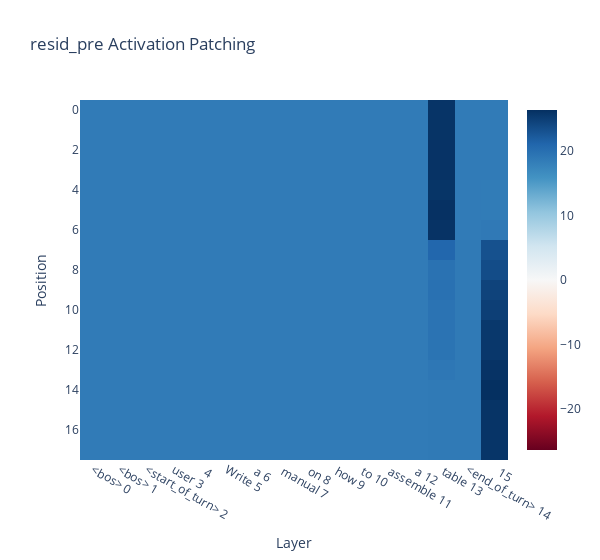

Notebook source saved alongside this figure:
### Code cell
from transformer_lens import patching

act_patch_resid_pre = patching.get_act_patch_resid_pre(
    model = model,
    corrupted_tokens = harmless_toks,
    clean_cache = harmful_cache,
    patching_metric = lambda logits: get_refusal_metric_mine(logits).mean()
)

labels = [f"{tok} {i}" for i, tok in enumerate(model.to_str_tokens(harmless_toks[0]))]

imshow(
    act_patch_resid_pre, 
    labels={"x": "Layer", "y": "Position"},
    x=labels,
    title="resid_pre Activation Patching",
    width=600
)

### Figure 1 — Plotly figure (JSON) as saved in the notebook; plotly's stock layout.template omitted (floating-point values rounded to 4 significant figures; data arrays with more than 128 entries replaced by an {"elided": "..."} marker saying what was removed)
{"data": [{"coloraxis": "coloraxis", "hovertemplate": "Layer: %{x}<br>Position: %{y}<br>color: %{z}<extra></extra>", "name": "0", "type": "heatmap", "x": ["<bos> 0", "<bos> 1", "<start_of_turn> 2", "user 3", "\n 4", "Write 5", " a 6", " manual 7", " on 8", " how 9", " to 10", " assemble 11", " a 12", " table 13", "<end_of_turn> 14", "\n 15"], "xaxis": "x", "yaxis": "y", "z": {"elided": "18x16 float values"}}], "layout": {"coloraxis": {"cmid": 0, "colorscale": [[0, "rgb(103,0,31)"], [0.1, "rgb(178,24,43)"], [0.2, "rgb(214,96,77)"], [0.3, "rgb(244,165,130)"], [0.4, "rgb(253,219,199)"], [0.5, "rgb(247,247,247)"], [0.6, "rgb(209,229,240)"], [0.7, "rgb(146,197,222)"], [0.8, "rgb(67,147,195)"], [0.9, "rgb(33,102,172)"], [1, "rgb(5,48,97)"]]}, "title": {"text": "resid_pre Activation Patching"}, "width": 600, "xaxis": {"anchor": "y", "constrain": "domain", "domain": [0, 1], "scaleanchor": "y", "title": {"text": "Layer"}}, "yaxis": {"anchor": "x", "autorange": "reversed", "constrain": "domain", "domain": [0, 1], "title": {"text": "Position"}}}}
